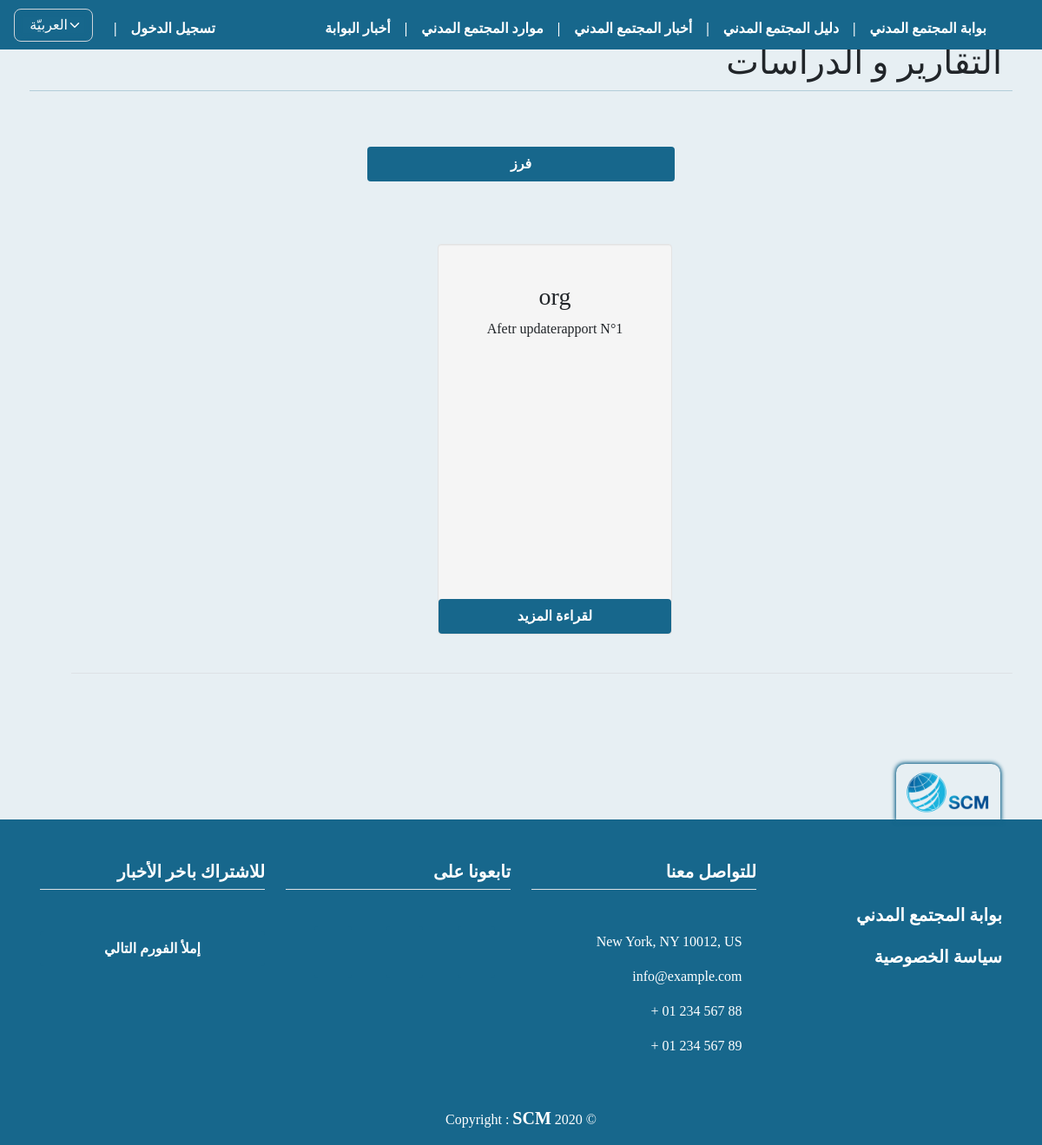
The app's page /orgs_rapport/, older data.
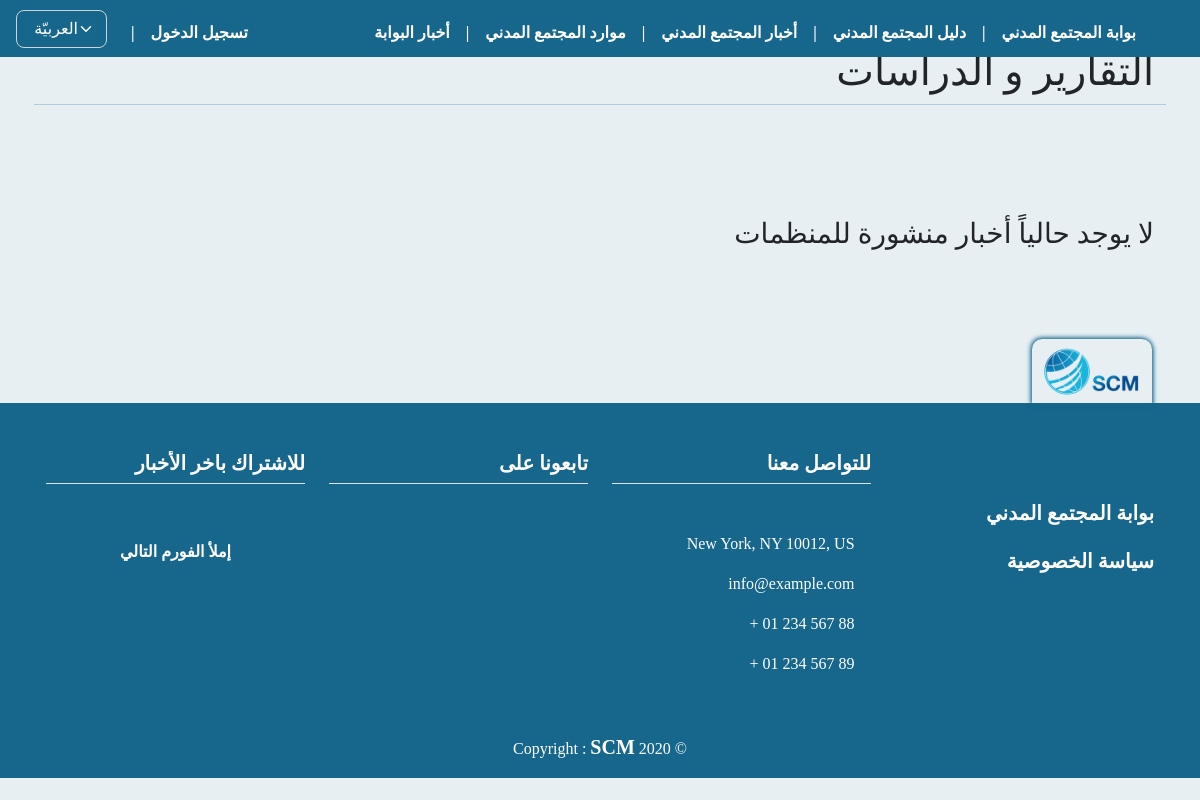
The same page, newer data.
### orgs/models.py (models this page shows, shortened)
class OrgRapport(models.Model):
    user = models.ForeignKey(
        User, on_delete=models.CASCADE)
    org_name = models.ForeignKey(
        OrgProfile, on_delete=models.CASCADE, null=False, blank=True)
    title = models.CharField(max_length=255, null=False,
                             verbose_name=_('عنوان التقرير'))
    domain = models.CharField(
        max_length=150, null=False, blank=False, default='Other', choices=MyChoices.domain_CHOICES, verbose_name=_('مجال التقرير'))
    media = models.FileField(upload_to="rapport_files",
                             verbose_name=_('صورة او ملف التقرير'))
    publish = models.BooleanField(default=False)
    created_at = models.DateTimeField(auto_now_add=True)
    published_at = models.DateTimeField(blank=True, null=True, default=None)
    updated_at = models.DateTimeField(blank=True, null=True, default=None)

class OrgProfile(models.Model):
    user = models.ForeignKey(
        User, on_delete=models.CASCADE)
    name = models.CharField(max_length=255, null=False,
                            verbose_name=_("اسم المنظمة"))
    name_en_ku = models.CharField(max_length=255, null=True, blank=True,
                                  verbose_name=_("اسم المنظمة باللغة الانكليزية أو الكردية"))
    short_cut = models.CharField(
        max_length=255, null=True, blank=True, verbose_name=_("الاسم المختصر"))
    org_type = models.CharField(
        max_length=150, null=False, choices=MyChoices.type_CHOICES, verbose_name=_("نوع المنظمة"))
    position_work = CountryField(
        max_length=255, null=False, verbose_name=_("مكان العمل"))
    city_work = models.ForeignKey(
        City, on_delete=models.SET_NULL, null=True, blank=True, verbose_name=_("المحافظة"))
    logo = models.ImageField(upload_to="org_logos",
                             null=False, default='org_logos/default_logo.jpg', verbose_name=_("شعار المنظمة"))
    message = models.TextField(
        max_length=2000, null=False, verbose_name=_("الرؤية و الرسالة"))
    name_managing_director = models.CharField(
        max_length=255, null=True, blank=True, verbose_name=_("اسم رئيس مجلس اﻹدارة"))
    name_ceo = models.CharField(
        max_length=255, null=True, blank=True, verbose_name=_('اسم المدير التنفيذي'))
    site_web = models.URLField(
        max_length=255, null=True, blank=True, verbose_name=_('الموقع الالكتروني'))
    facebook = models.URLField(
        max_length=255, null=True, blank=True, verbose_name=_('صفحة فيسبوك'))
    twitter = models.URLField(
        max_length=255, null=True, blank=True, verbose_name=_('صفحة تويتر'))
    email = models.EmailField(max_length=255, null=True,
                              blank=True, verbose_name=_('البريد الاكتروني'))
    phone = models.CharField(max_length=100, null=True,
                             blank=True, verbose_name=_('رقم الهاتف'))
    name_person_contact = models.CharField(
        max_length=255, null=True, blank=True, verbose_name=_('اسم الشخص المسؤول عن التواصل'))
    email_person_contact = models.EmailField(
        max_length=255, null=True, blank=True, verbose_name=_('البريد الاكتروني للشخص المسؤول عن التواصل'))
    org_adress = models.CharField(
        max_length=255, null=False, verbose_name=_('عنوان المقر الرئيسي'))
    work_domain = models.CharField(
        max_length=255, choices=MyChoices.domain_CHOICES, null=False, verbose_name=_('مجال العمل'))
    target_cat = models.CharField(
        max_length=255, null=False, choices=MyChoices.target_CHOICES, verbose_name=_('الفئات المستهدفة'))
    date_of_establishment = models.CharField(
        max_length=150, null=True, blank=True, verbose_name=_('تاريخ سنة التأسيس'))
    is_org_registered = models.CharField(
        max_length=100, null=False, choices=MyChoices.bool_CHOICES, verbose_name=_('هل المنظمة مسجلة ؟'))
    org_registered_country = CountryField(
        max_length=255, null=True, blank=True, verbose_name=_("بلد التسجيل"))
    org_members_count = models.PositiveIntegerField(
        validators=[MinValueValidator(1)], null=True, blank=True, verbose_name=_('عدد اﻷعضاء'))
    org_members_womans_count = models.PositiveIntegerField(
        validators=[MinValueValidator(1)], null=True, blank=True, verbose_name=_('عدد النساء من اﻷعضاء'))
    w_polic_regulations = models.CharField(
        max_length=200, null=False, choices=MyChoices.polic_CHOICES, verbose_name=_('السياسات واللوائح المكتوبة'))
    org_member_with = models.CharField(max_length=100, null=True, blank=True, choices=MyChoices.bool_CHOICES, verbose_name=_(
        'ھل المؤسسة عضو في اي شبكة او تحالف او جسم تنسیقي؟'))
    coalition_name = models.CharField(
        max_length=255, null=True, blank=True, verbose_name=_('اسم الشبكة / التحالف'))
    publish = models.BooleanField(default=False)
    created_at = models.DateTimeField(auto_now_add=True)
    published_at = models.DateTimeField(blank=True, null=True, default=None)
    updated_at = models.DateTimeField(blank=True, null=True, default=None)
    def __str__(self):
        if self.user:
            return self.user.username

### orgs/views.py (the view)
# urls.py: path('orgs_rapport/', views.orgs_rapport, name="orgs_rapport"),
def orgs_rapport(request):
    rapports = OrgRapport.objects.filter(publish=True).order_by('-created_at')
    myFilter = OrgsRapportFilter(request.GET, queryset=rapports)
    rapports = myFilter.qs
    paginator = Paginator(rapports, 12)
    page = request.GET.get('page')
    try:
        rapports = paginator.get_page(page)
    except(EmptyPage, InvalidPage):
        rapports = paginator.page(paginator.num_pages)
    context = {
        'rapports': rapports,
        'myFilter': myFilter,
    }
    return render(request, 'orgs/rapport/rapport.html', context)

### templates/orgs/rapport/rapport.html (shortened to what this page needs)
{% extends 'base.html' %}
{% load static i18n crispy_forms_tags %}
{% block content %}
<div class="row pt-4 mt-4 mb-4">
    <h1>{% trans 'التقارير و الدراسات' %}</h1>
    <hr>
    <div class="">
        <div class="row mt-4">
            <div class="col-lg-4 col-md-12 col-sm-12 col-xs-12">
            </div>
            {% if rapports%}
            <div class="col-lg-4 col-md-12 col-sm-12 col-xs-12">
                <a class="btn btn-block mt-4" data-toggle="collapse" href="#collapseFiltre" aria-expanded="false"
                    aria-controls="collapseFiltre">{% trans 'فرز' %}</a>
            </div>
            {% endif %}
            <div class="col-lg-4 col-md-12 col-sm-12 col-xs-12">
            </div>
            <div class="row mt-4 pt-4">
                <div class="row justify-content-center pt-4 pb-4 mb-4">
                    {% if rapports %}
                    {% for rapport in rapports %}
                    <div class="span3 well">
                        <center>
                            <h3 class="mt-4">{{ rapport.org_name }}</h3>
                            <p>{{ rapport.title }}</p>
                            <p>
                                <a href="{% url 'orgs_rapport_detail' rapport.id %}" class="btn btn-block">
                                    {% trans 'لقراءة المزيد' %} </a>
                            </p>
                        </center>
                    </div>
                    {% endfor %}
                    <div class="pagination row border-top mt-4 pt-4" dir="ltr">
                    </div>
                    {% else %}
                    <h3> {% trans " لا يوجد حالياً أخبار منشورة للمنظمات" %} </h3>
                    {% endif %}
                </div>
            </div>
        </div>
</div>
{% endblock %}

Row changes from the older to the newer data that the page shows:
removed OrgRapport: org_name "org", title "Afetr updaterapport N°1"
Text that changed along with them:
text no longer shown: "فرز"
text now shown: "لا يوجد حالياً أخبار منشورة للمنظمات"
